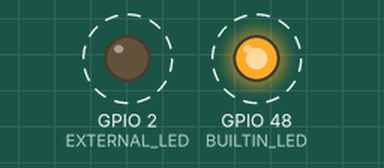
A sketch run on a simulated ESP32-S3. On the bench: output pins drawn as LEDs (lit = HIGH). Dashed ring = blinking. What the sketch prints to the serial monitor is not drawn.

Above: at 0.2 s.
Timing chart, 0 to 3.0 s (numbered marks = the images above):
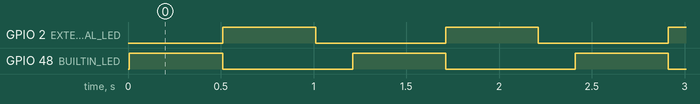

Measured:
- by itself, GPIO 2 (EXTERNAL_LED), GPIO 48 (BUILTIN_LED): alternates HIGH for 0.50 s and LOW for 0.70 s
- by itself, everything shown: repeats every 1.2 s, in 3 steps

The sketch:

led_blink_test.ino
```cpp
/*
 * Simple LED Blink Test for ESP32-S3
 *
 * This example blinks the built-in LED and an external LED
 * to verify the ESP32-S3 development environment is working.
 *
 * Board: ESP32-S3-DevKitC-1 (or similar ESP32-S3 board)
 * Built-in LED: GPIO 48 (for most ESP32-S3 boards)
 * External LED: GPIO 2 (connect LED + resistor to this pin)
 */

// Pin definitions for ESP32-S3
#define BUILTIN_LED 48  // Built-in RGB LED (may vary by board)
#define EXTERNAL_LED 2  // External LED pin

void setup() {
  // Initialize serial communication at 115200 baud rate
  Serial.begin(115200);

  // Wait for serial port to connect (useful for debugging)
  while (!Serial) {
    delay(10);
  }

  Serial.println("ESP32-S3 LED Blink Test Starting...");
  Serial.println("Board: ESP32-S3 N16R8");
  Serial.println("Built-in LED Pin: GPIO 48");
  Serial.println("External LED Pin: GPIO 2");

  // Configure LED pins as outputs
  pinMode(BUILTIN_LED, OUTPUT);
  pinMode(EXTERNAL_LED, OUTPUT);

  // Turn off both LEDs initially
  digitalWrite(BUILTIN_LED, LOW);
  digitalWrite(EXTERNAL_LED, LOW);

  Serial.println("Setup complete! Starting blink pattern...");
}

void loop() {
  // Turn on built-in LED, turn off external LED
  digitalWrite(BUILTIN_LED, HIGH);
  digitalWrite(EXTERNAL_LED, LOW);
  Serial.println("Built-in LED: ON, External LED: OFF");
  delay(500);  // Wait 500ms

  // Turn off built-in LED, turn on external LED
  digitalWrite(BUILTIN_LED, LOW);
  digitalWrite(EXTERNAL_LED, HIGH);
  Serial.println("Built-in LED: OFF, External LED: ON");
  delay(500);  // Wait 500ms

  // Turn off both LEDs
  digitalWrite(BUILTIN_LED, LOW);
  digitalWrite(EXTERNAL_LED, LOW);
  Serial.println("Both LEDs: OFF");
  delay(200);  // Short pause
}
```
